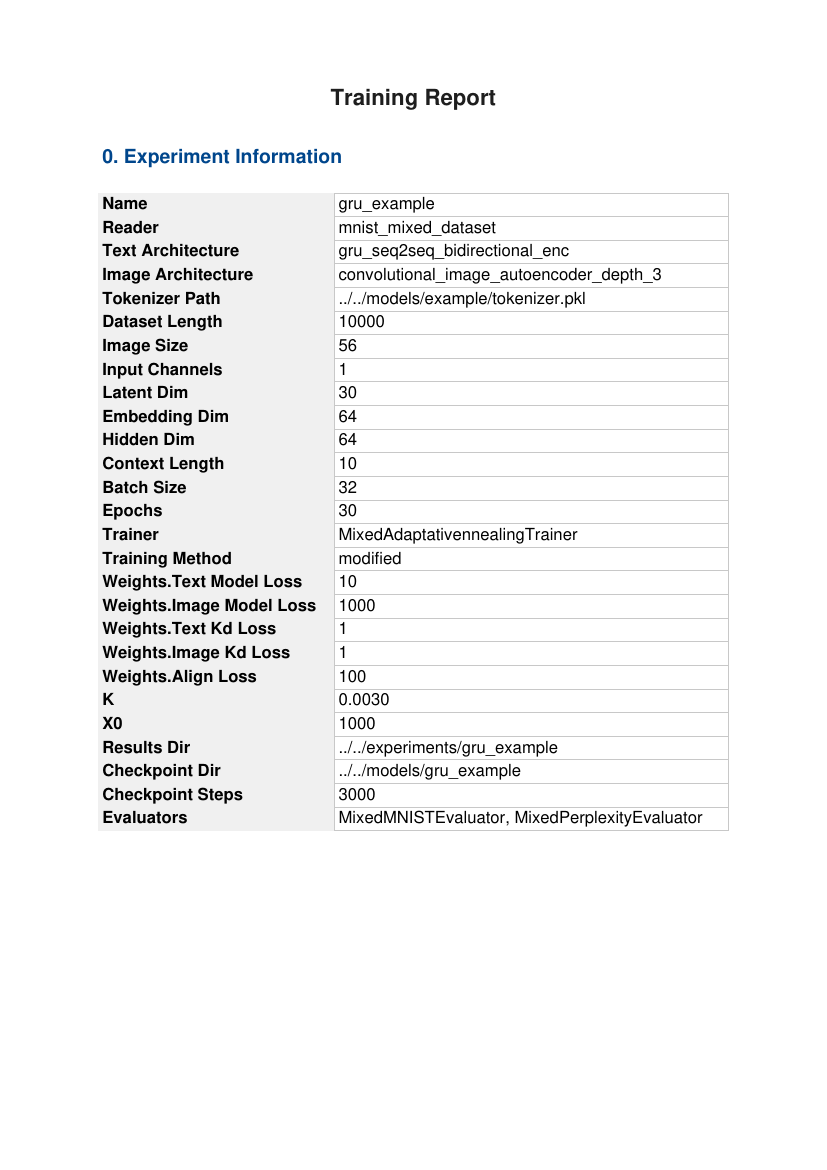

Generate this figure with Python:
import os
import sys
import json
import glob
import matplotlib.pyplot as plt
from datetime import timedelta

from generator.helpers.pdf import PDF


def load_json(path):
    with open(path, 'r') as f:
        return json.load(f)

def plot_training_metrics(metrics, save_path):
    fig, axes = plt.subplots(2, 3, figsize=(18, 10))
    fig.suptitle('Training Metrics Overview', fontsize=24, fontweight='bold')
    axes = axes.flatten()

    for idx, (key, values) in enumerate(metrics.items()):
        axes[idx].plot(values, color=f'C{idx}', marker='o', markersize=3, linewidth=2)
        axes[idx].set_title(key.replace('_', ' ').title(), fontsize=16)
        axes[idx].set_xlabel('Training Steps')
        axes[idx].set_ylabel('Value')
        axes[idx].grid(True, linestyle='--', alpha=0.7)
        axes[idx].set_facecolor('#f9f9f9')

    plt.tight_layout(rect=[0, 0, 1, 0.96])
    plt.savefig(save_path)
    plt.close()

def format_training_time(seconds_str):
    try:
        seconds = int(float(seconds_str))
        return str(timedelta(seconds=seconds))
    except ValueError:
        return None

def flatten_dict(d, parent_key=''):
    items = []
    for k, v in d.items():
        new_key = f"{parent_key}.{k}" if parent_key else k
        if isinstance(v, dict):
            items.extend(flatten_dict(v, new_key).items())
        else:
            items.append((new_key, v))
    return dict(items)

def generate_report(args_path):
    args = load_json(args_path)

    BASE_DIR = os.path.dirname(__file__)
    METRICS_DIR = os.path.join(args["results_dir"], "metrics")
    IMAGES_DIR = os.path.join(BASE_DIR, 'images')
    OUTPUT_PDF = os.path.join(BASE_DIR, 'report.pdf')
    os.makedirs(IMAGES_DIR, exist_ok=True)

    pdf = PDF()
    pdf.set_auto_page_break(auto=True, margin=15)

    pdf.add_page()
    pdf.add_section_title("0. Experiment Information")
    flat_args = flatten_dict(args)
    pdf.add_table(flat_args)

    pdf.add_page()
    pdf.add_section_title("1. Training")

    training_metrics_path = os.path.join(METRICS_DIR, 'training_metrics.json')
    metrics = load_json(training_metrics_path)

    plot_path = os.path.join(IMAGES_DIR, 'training_metrics.png')
    plot_training_metrics(metrics, plot_path)

    pdf.add_section_title("1.1 Training Metrics Chart")
    pdf.add_image(plot_path)

    time_path = os.path.join(METRICS_DIR, 'time')
    with open(time_path, 'r') as f:
        training_time = f.read()

    pdf.add_section_title("1.2 Training Time")
    pdf.add_text(f"Total training time: {training_time} seconds")

    formatted_time = format_training_time(training_time)
    if formatted_time:
        pdf.add_text(f"Formatted duration: {formatted_time} (hh:mm:ss)")
    else:
        pdf.add_text("Unable to parse training time.")

    pdf.add_page()
    pdf.add_section_title("2. Generated Images")
    sections = {
        'generated_image_from_text': "Images Generated from Text",
        'interpolation': "Interpolation"
    }

    subsection_count = 0
    for prefix, title in sections.items():
        image_files = sorted(glob.glob(os.path.join(IMAGES_DIR, f"{prefix}*.png")))
        if image_files:
            if subsection_count == 2:
                pdf.add_page()
                subsection_count = 0
            pdf.add_section_title(title)
            for img_path in image_files:
                pdf.add_image(img_path, w=150)
            subsection_count += 1

    pdf.add_page()
    pdf.add_section_title("3. Evaluation Results")

    eval_files = glob.glob(os.path.join(METRICS_DIR, "eval*.json"))
    for eval_file in sorted(eval_files):
        eval_data = load_json(eval_file)
        eval_name = os.path.basename(eval_file).replace(".json", "")
        pdf.add_section_title(f"Results: {eval_name}")

        if isinstance(eval_data, dict):
            pdf.add_table(eval_data)
        elif isinstance(eval_data, list):
            for i, item in enumerate(eval_data):
                pdf.add_section_title(f"{eval_name} - Item {i+1}")
                if isinstance(item, dict):
                    pdf.add_table(item)
                else:
                    pdf.add_text(str(item))
        else:
            pdf.add_text(str(eval_data))

    pdf.output(OUTPUT_PDF)
    print(f"Report generated: {OUTPUT_PDF}")


if __name__ == "__main__":
    if len(sys.argv) < 2:
        print("Usage: python generate_report.py <path_to_args.json>")
        sys.exit(1)

    args_path = sys.argv[1]
    generate_report(args_path)